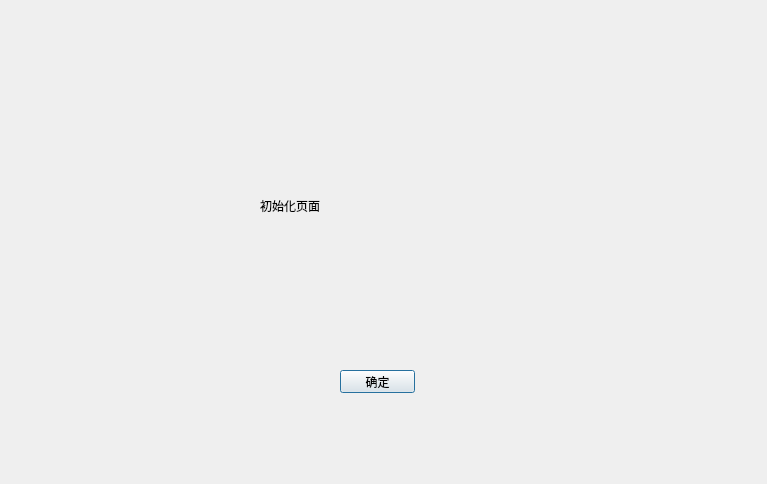
<?xml version="1.0" encoding="UTF-8"?>
<ui version="4.0">
 <class>InitialPage</class>
 <widget class="QDialog" name="InitialPage">
  <property name="geometry">
   <rect>
    <x>0</x>
    <y>0</y>
    <width>767</width>
    <height>484</height>
   </rect>
  </property>
  <property name="windowTitle">
   <string>Dialog</string>
  </property>
  <widget class="QLabel" name="label">
   <property name="geometry">
    <rect>
     <x>260</x>
     <y>160</y>
     <width>231</width>
     <height>91</height>
    </rect>
   </property>
   <property name="text">
    <string>初始化页面</string>
   </property>
  </widget>
  <widget class="QPushButton" name="pushButton">
   <property name="geometry">
    <rect>
     <x>340</x>
     <y>370</y>
     <width>75</width>
     <height>23</height>
    </rect>
   </property>
   <property name="text">
    <string>确定</string>
   </property>
  </widget>
 </widget>
 <resources/>
 <connections/>
</ui>
